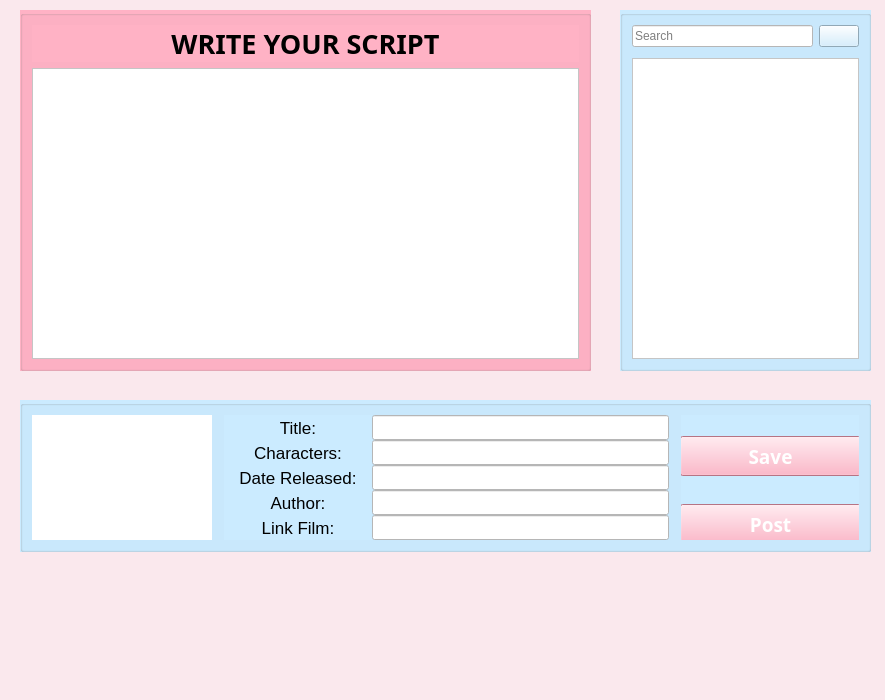
<?xml version="1.0" encoding="UTF-8"?>
<ui version="4.0">
 <class>MainWindow</class>
 <widget class="QMainWindow" name="MainWindow">
  <property name="geometry">
   <rect>
    <x>0</x>
    <y>0</y>
    <width>885</width>
    <height>700</height>
   </rect>
  </property>
  <property name="windowTitle">
   <string>MainWindow</string>
  </property>
  <property name="styleSheet">
   <string notr="true">background-color: rgb(250, 232, 237);</string>
  </property>
  <widget class="QWidget" name="centralwidget">
   <widget class="QGroupBox" name="groupBox">
    <property name="geometry">
     <rect>
      <x>20</x>
      <y>400</y>
      <width>851</width>
      <height>241</height>
     </rect>
    </property>
    <property name="styleSheet">
     <string notr="true">background-color: rgb(203, 235, 255);

</string>
    </property>
    <property name="title">
     <string/>
    </property>
    <layout class="QGridLayout" name="gridLayout_2" columnstretch="2,5,2">
     <property name="sizeConstraint">
      <enum>QLayout::SetMaximumSize</enum>
     </property>
     <property name="horizontalSpacing">
      <number>12</number>
     </property>
     <item row="0" column="1">
      <layout class="QGridLayout" name="gridLayout" columnstretch="2,4">
       <item row="2" column="0">
        <widget class="QLabel" name="label_4">
         <property name="font">
          <font>
           <pointsize>13</pointsize>
           <weight>50</weight>
           <bold>false</bold>
          </font>
         </property>
         <property name="text">
          <string>Date Released:</string>
         </property>
         <property name="alignment">
          <set>Qt::AlignCenter</set>
         </property>
        </widget>
       </item>
       <item row="1" column="1">
        <widget class="QLineEdit" name="lineEdit_Character">
         <property name="maximumSize">
          <size>
           <width>16777215</width>
           <height>25</height>
          </size>
         </property>
         <property name="styleSheet">
          <string notr="true">background-color: rgb(255, 255, 255);</string>
         </property>
        </widget>
       </item>
       <item row="1" column="0">
        <widget class="QLabel" name="label_3">
         <property name="font">
          <font>
           <pointsize>13</pointsize>
           <weight>50</weight>
           <bold>false</bold>
          </font>
         </property>
         <property name="text">
          <string>Characters:</string>
         </property>
         <property name="alignment">
          <set>Qt::AlignCenter</set>
         </property>
        </widget>
       </item>
       <item row="3" column="1">
        <widget class="QLineEdit" name="lineEdit_Author">
         <property name="maximumSize">
          <size>
           <width>16777215</width>
           <height>25</height>
          </size>
         </property>
         <property name="styleSheet">
          <string notr="true">background-color: rgb(255, 255, 255);</string>
         </property>
        </widget>
       </item>
       <item row="0" column="1">
        <widget class="QLineEdit" name="lineEdit_Title">
         <property name="maximumSize">
          <size>
           <width>16777215</width>
           <height>25</height>
          </size>
         </property>
         <property name="styleSheet">
          <string notr="true">background-color: rgb(255, 255, 255);</string>
         </property>
        </widget>
       </item>
       <item row="3" column="0">
        <widget class="QLabel" name="label_5">
         <property name="font">
          <font>
           <pointsize>13</pointsize>
           <weight>50</weight>
           <bold>false</bold>
          </font>
         </property>
         <property name="text">
          <string>Author:</string>
         </property>
         <property name="alignment">
          <set>Qt::AlignCenter</set>
         </property>
        </widget>
       </item>
       <item row="4" column="1">
        <widget class="QLineEdit" name="lineEdit_LinkFilm">
         <property name="maximumSize">
          <size>
           <width>16777215</width>
           <height>25</height>
          </size>
         </property>
         <property name="styleSheet">
          <string notr="true">background-color: rgb(255, 255, 255);</string>
         </property>
        </widget>
       </item>
       <item row="4" column="0">
        <widget class="QLabel" name="label_6">
         <property name="font">
          <font>
           <pointsize>13</pointsize>
           <weight>50</weight>
           <bold>false</bold>
          </font>
         </property>
         <property name="text">
          <string>Link Film:</string>
         </property>
         <property name="alignment">
          <set>Qt::AlignCenter</set>
         </property>
        </widget>
       </item>
       <item row="2" column="1">
        <widget class="QLineEdit" name="lineEdit_Date">
         <property name="maximumSize">
          <size>
           <width>16777215</width>
           <height>25</height>
          </size>
         </property>
         <property name="styleSheet">
          <string notr="true">background-color: rgb(255, 255, 255);</string>
         </property>
        </widget>
       </item>
       <item row="0" column="0">
        <widget class="QLabel" name="label_8">
         <property name="font">
          <font>
           <pointsize>13</pointsize>
           <weight>50</weight>
           <bold>false</bold>
          </font>
         </property>
         <property name="text">
          <string>Title:</string>
         </property>
         <property name="alignment">
          <set>Qt::AlignCenter</set>
         </property>
        </widget>
       </item>
      </layout>
     </item>
     <item row="0" column="0">
      <widget class="QLabel" name="labelPoster">
       <property name="minimumSize">
        <size>
         <width>180</width>
         <height>0</height>
        </size>
       </property>
       <property name="styleSheet">
        <string notr="true">background-color: rgb(255, 255, 255);</string>
       </property>
       <property name="text">
        <string/>
       </property>
      </widget>
     </item>
     <item row="0" column="2">
      <widget class="QGroupBox" name="groupBox_3">
       <property name="title">
        <string/>
       </property>
       <widget class="QWidget" name="verticalLayoutWidget">
        <property name="geometry">
         <rect>
          <x>-1</x>
          <y>-1</y>
          <width>181</width>
          <height>221</height>
         </rect>
        </property>
        <layout class="QVBoxLayout" name="verticalLayout_3">
         <item>
          <widget class="QPushButton" name="pushButton_Save">
           <property name="maximumSize">
            <size>
             <width>16777215</width>
             <height>40</height>
            </size>
           </property>
           <property name="font">
            <font>
             <family>Yu Gothic UI Semibold</family>
             <pointsize>14</pointsize>
             <weight>75</weight>
             <bold>true</bold>
            </font>
           </property>
           <property name="styleSheet">
            <string notr="true">background-color: rgb(255, 162, 185);
color: rgb(255, 255, 255);</string>
           </property>
           <property name="text">
            <string>Save</string>
           </property>
          </widget>
         </item>
         <item>
          <widget class="QPushButton" name="pushButton_Save_2">
           <property name="maximumSize">
            <size>
             <width>16777215</width>
             <height>40</height>
            </size>
           </property>
           <property name="font">
            <font>
             <family>Yu Gothic UI Semibold</family>
             <pointsize>14</pointsize>
             <weight>75</weight>
             <bold>true</bold>
            </font>
           </property>
           <property name="styleSheet">
            <string notr="true">background-color: rgb(255, 162, 185);
color: rgb(255, 255, 255);</string>
           </property>
           <property name="text">
            <string>Post</string>
           </property>
          </widget>
         </item>
         <item>
          <widget class="QPushButton" name="pushButton_Save_3">
           <property name="maximumSize">
            <size>
             <width>16777215</width>
             <height>40</height>
            </size>
           </property>
           <property name="font">
            <font>
             <family>Yu Gothic UI Semibold</family>
             <pointsize>14</pointsize>
             <weight>75</weight>
             <bold>true</bold>
            </font>
           </property>
           <property name="styleSheet">
            <string notr="true">background-color: rgb(255, 162, 185);
color: rgb(255, 255, 255);</string>
           </property>
           <property name="text">
            <string>Back</string>
           </property>
          </widget>
         </item>
        </layout>
       </widget>
      </widget>
     </item>
    </layout>
   </widget>
   <widget class="QGroupBox" name="groupBox_2">
    <property name="geometry">
     <rect>
      <x>620</x>
      <y>10</y>
      <width>251</width>
      <height>361</height>
     </rect>
    </property>
    <property name="styleSheet">
     <string notr="true">background-color: rgb(203, 235, 255);</string>
    </property>
    <property name="title">
     <string/>
    </property>
    <layout class="QVBoxLayout" name="verticalLayout_2">
     <item>
      <layout class="QVBoxLayout" name="verticalLayout">
       <item>
        <layout class="QHBoxLayout" name="horizontalLayout">
         <property name="sizeConstraint">
          <enum>QLayout::SetMinimumSize</enum>
         </property>
         <property name="bottomMargin">
          <number>5</number>
         </property>
         <item>
          <widget class="QLineEdit" name="lineEdit_Search">
           <property name="maximumSize">
            <size>
             <width>16777215</width>
             <height>40</height>
            </size>
           </property>
           <property name="contextMenuPolicy">
            <enum>Qt::PreventContextMenu</enum>
           </property>
           <property name="styleSheet">
            <string notr="true">background-color: rgb(255, 255, 255);</string>
           </property>
           <property name="inputMask">
            <string/>
           </property>
           <property name="frame">
            <bool>true</bool>
           </property>
           <property name="cursorPosition">
            <number>0</number>
           </property>
           <property name="placeholderText">
            <string>Search </string>
           </property>
          </widget>
         </item>
         <item>
          <widget class="QPushButton" name="pushButton_Search">
           <property name="text">
            <string/>
           </property>
           <property name="icon">
            <iconset>
             <normaloff>../images/search.jpg</normaloff>../images/search.jpg</iconset>
           </property>
          </widget>
         </item>
        </layout>
       </item>
       <item>
        <widget class="QListView" name="Qlistview_da_viet">
         <property name="styleSheet">
          <string notr="true">background-color: rgb(255, 255, 255);</string>
         </property>
        </widget>
       </item>
      </layout>
     </item>
    </layout>
   </widget>
   <widget class="QGroupBox" name="groupBox_4">
    <property name="geometry">
     <rect>
      <x>20</x>
      <y>10</y>
      <width>571</width>
      <height>361</height>
     </rect>
    </property>
    <property name="styleSheet">
     <string notr="true">background-color: rgb(255, 178, 197);</string>
    </property>
    <property name="title">
     <string/>
    </property>
    <layout class="QGridLayout" name="gridLayout_3">
     <item row="1" column="0">
      <widget class="QTextEdit" name="textEdit">
       <property name="styleSheet">
        <string notr="true">background-color: rgb(255, 255, 255);</string>
       </property>
      </widget>
     </item>
     <item row="0" column="0">
      <widget class="QLabel" name="label_7">
       <property name="font">
        <font>
         <family>Sitka Heading Semibold</family>
         <pointsize>20</pointsize>
         <weight>75</weight>
         <bold>true</bold>
        </font>
       </property>
       <property name="styleSheet">
        <string notr="true">background-color: rgb(255, 178, 197);</string>
       </property>
       <property name="text">
        <string>&lt;html&gt;&lt;head/&gt;&lt;body&gt;&lt;p align=&quot;center&quot;&gt;&lt;span style=&quot; font-weight:600;&quot;&gt;WRITE YOUR SCRIPT&lt;/span&gt;&lt;/p&gt;&lt;/body&gt;&lt;/html&gt;</string>
       </property>
      </widget>
     </item>
    </layout>
   </widget>
  </widget>
  <widget class="QMenuBar" name="menubar">
   <property name="geometry">
    <rect>
     <x>0</x>
     <y>0</y>
     <width>885</width>
     <height>22</height>
    </rect>
   </property>
  </widget>
  <widget class="QStatusBar" name="statusbar"/>
 </widget>
 <resources/>
 <connections/>
</ui>
